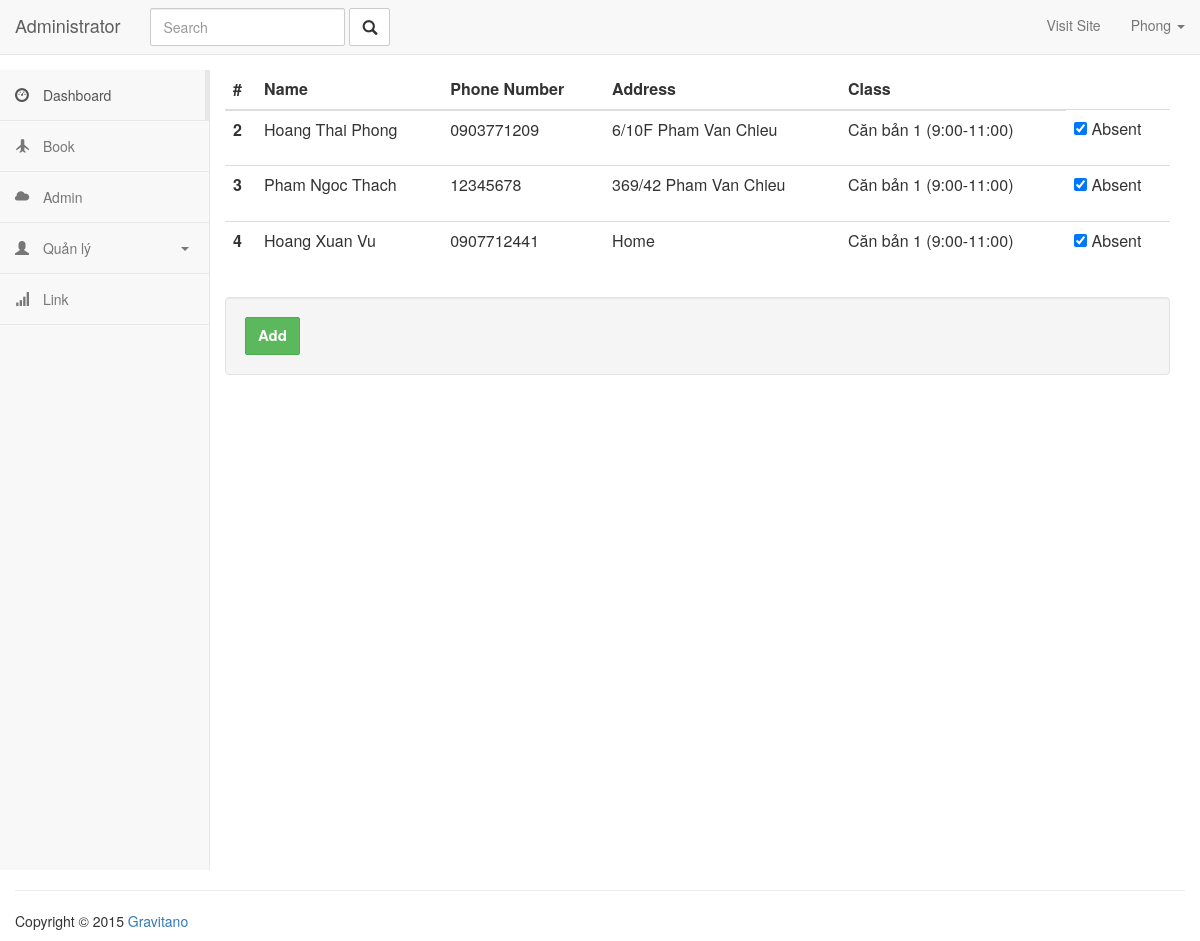
The app's page /admin/newattendance/3 (signed in) with its own data.
### app/models.py (models this page shows, shortened)
class User(UserMixin, db.Model):
    __tablename__ = 'users'
    id = db.Column(db.Integer, primary_key=True)
    email = db.Column(db.String(64), unique=True, index=True)
    username = db.Column(db.String(64), unique=True, index=True)
    role_id = db.Column(db.Integer, db.ForeignKey('roles.id'))
    subject = db.relationship('Subject', backref='teacher', lazy='dynamic')
    password_hash = db.Column(db.String(128))
    @property
    def password(self):
        raise AttributeError('password is not a readable attribute')

class Student(db.Model):
    __tablename__ = 'students'
    id = db.Column(db.Integer, primary_key=True)
    name = db.Column(db.String(64))
    phone_number = db.Column(db.String(64))
    address = db.Column(db.String(128))
    subject_id = db.Column(db.Integer, db.ForeignKey('subjects.id'))
    attendances = db.relationship('Attendance', backref='student', lazy='dynamic')
    pay_day=db.Column(db.String(64))

class Subject(db.Model):
    __tablename__ = 'subjects'
    id = db.Column(db.Integer, primary_key=True)
    name = db.Column(db.String(64), unique=True)
    belong_to = db.Column(db.Integer, db.ForeignKey('users.id'))
    students = db.relationship('Student', backref='subject', lazy='dynamic')
    attendances = db.relationship('Attendance', backref='subject', lazy='dynamic')

### app/main/views.py (the view, shortened to what this page needs)
@main.route('/admin/newattendance/<int:id>', methods=['GET', 'POST'])
@login_required
def newAttendanceQuery(id):
    students = Student.query.filter_by(subject_id=id).all()
    current_subject = Subject.query.get(id)
    form = AttendanceForm()
    return render_template('admin/attendanceform.html', form=form, students=students)

### app/main/forms.py
class AttendanceForm(FlaskForm):
    submit = SubmitField('Add')

### app/models.py (called while the page is built)
@login_manager.user_loader
def load_user(user_id):
    return User.query.get(int(user_id))

### app/templates/admin/attendanceform.html (shortened to what this page needs)
{% extends 'admin/admin_base.html' %}
{% block content %}
<div class="col-md-10">
    <table class="table">
        <thead class="thead-dark">
        <tr>
            <th scope="col">#</th>
            <th scope="col">Name</th>
            <th scope="col">Phone Number</th>
            <th scope="col">Address</th>
            <th scope="col">Class</th>
        </tr>
        </thead>
        <tbody>
        {% for student in students %}
        <tr>
            <th scope="row">{{student.id}}</th>
            <td>{{student.name}}</td>
            <td>{{student.phone_number}}</td>
            <td>{{ student.address }}</td>
            <td>{{ student.subject.name }}</td>
            <td>
                <form method="post">
                <input name="{{ student.id }}" type="checkbox" checked data-toggle="toggle"> Absent
                </form>
            </td>
        </tr>
        {% endfor %}
        </tbody>
    </table>
    <form class="well form-horizontal" action=" " method="post"  id="contact_form">
        {{ form.submit(class="btn btn-success") }}
    </form>
</div>
{% endblock %}

### app/templates/admin/admin_base.html (shortened to what this page needs)
<html>
<head>
<link rel="stylesheet" href="https://maxcdn.bootstrapcdn.com/bootstrap/3.3.7/css/bootstrap.min.css">
<link rel="stylesheet" href="{{ url_for('static', filename='css/styles.css') }}">
</head>
<body>
<nav class="navbar navbar-default navbar-static-top">
    <div class="container-fluid">
        <div class="navbar-header">
            <a class="navbar-brand" href="#">
                Administrator
            </a>
        </div>
        <div class="collapse navbar-collapse" id="bs-example-navbar-collapse-1">
            <form class="navbar-form navbar-left" method="GET" role="search">
                <div class="form-group">
                    <input type="text" name="q" class="form-control" placeholder="Search">
                </div>
                <button type="submit" class="btn btn-default"><i class="glyphicon glyphicon-search"></i></button>
            </form>
            <ul class="nav navbar-nav navbar-right">
                <li><a href="http://www.pingpong-labs.com" target="_blank">Visit Site</a></li>
                <li class="dropdown ">
                    <a href="#" class="dropdown-toggle" data-toggle="dropdown" role="button" aria-expanded="false">
                        {% if current_user.is_authenticated %}
                            {{ current_user.username }}
                        {% else %}
                            Account
                        {% endif %}
                        <span class="caret"></span></a>
                </li>
            </ul>
        </div>
    </div>
</nav>
<div class="container-fluid main-container">
    <div class="col-md-2 sidebar">
        <div class="row">
            <div class="side-menu">
                <nav class="navbar navbar-default" role="navigation">
                    <div class="side-menu-container">
                        <ul class="nav navbar-nav">
                            <li class="active"><a href="#"><span class="glyphicon glyphicon-dashboard"></span> Dashboard</a>
                            </li>
                            <li><a href="#"><span class="glyphicon glyphicon-plane"></span> Book</a></li>
                            <li><a href="#"><span class="glyphicon glyphicon-cloud"></span> Admin</a></li>
                            <li class="panel panel-default" id="dropdown">
                                <a data-toggle="collapse" href="#dropdown-lvl1">
                                    <span class="glyphicon glyphicon-user"></span> Quản lý <span class="caret"></span>
                                </a>
                            </li>
                            <li><a href="#"><span class="glyphicon glyphicon-signal"></span> Link</a></li>
                        </ul>
                    </div>
                </nav>
            </div>
        </div>
    </div>
{% block content %}
{% endblock %}
<footer class="pull-left footer">
        <p class="col-md-12">
        <hr class="divider">
        Copyright &COPY; 2015 <a href="http://www.pingpong-labs.com">Gravitano</a>
        </p>
    </footer>
</div>
</body>
</html>

### app/static/css/styles.css (style rules this page uses)
.form-control, .btn { min-height: 38px; border-radius: 2px; }
.btn { font-size: 15px; font-weight: bold; }
.sidebar { padding-left: 0; }
.main-container { background: #FFF; padding-top: 15px; margin-top: -20px; }
.footer { width: 100%; }
.side-menu { position: relative; width: 100%; height: 100%; background-color: #f8f8f8; border-right: 1px solid #e7e7e7; }
.side-menu .navbar { border: none; }
.side-menu .navbar-nav .active a { background-color: transparent; margin-right: -1px; border-right: 5px solid #e7e7e7; }
.side-menu .navbar-nav li { display: block; width: 100%; border-bottom: 1px solid #e7e7e7; }
.side-menu .navbar-nav li a { padding: 15px; }
.side-menu .navbar-nav li a .glyphicon { padding-right: 10px; }
.side-menu #dropdown { border: 0; margin-bottom: 0; border-radius: 0; background-color: transparent; box-shadow: none; }
.side-menu #dropdown .caret { float: right; margin: 9px 5px 0; }
.side-menu #dropdown > a { border-bottom: 1px solid #e7e7e7; }

### records on screen
User: username "Phong"
Student: id "2", name "Hoang Thai Phong", phone_number "0903771209", address "6/10F Pham Van Chieu", subject.name "Căn bản 1 (9:00-11:00)"
Student: id "3", name "Pham Ngoc Thach", phone_number "12345678", address "369/42 Pham Van Chieu", subject.name "Căn bản 1 (9:00-11:00)"
Student: id "4", name "Hoang Xuan Vu", phone_number "0907712441", address "Home", subject.name "Căn bản 1 (9:00-11:00)"
